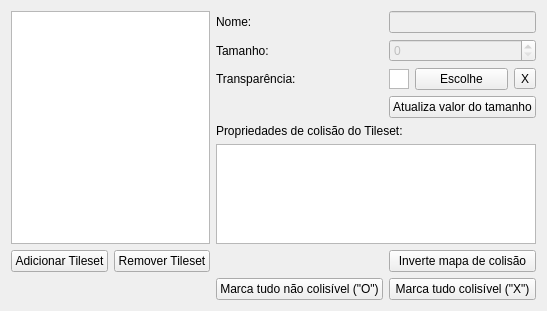
<?xml version="1.0" encoding="UTF-8"?>
<ui version="4.0">
 <class>ConfigsTilesetWidget</class>
 <widget class="QWidget" name="ConfigsTilesetWidget">
  <property name="geometry">
   <rect>
    <x>0</x>
    <y>0</y>
    <width>477</width>
    <height>311</height>
   </rect>
  </property>
  <property name="windowTitle">
   <string>Form</string>
  </property>
  <layout class="QGridLayout" name="gridLayout">
   <item row="0" column="0" rowspan="6" colspan="2">
    <widget class="QListWidget" name="listWidget"/>
   </item>
   <item row="0" column="2">
    <widget class="QLabel" name="label_2">
     <property name="text">
      <string>Nome:</string>
     </property>
    </widget>
   </item>
   <item row="0" column="3" colspan="3">
    <widget class="QLineEdit" name="lineEdit">
     <property name="enabled">
      <bool>false</bool>
     </property>
    </widget>
   </item>
   <item row="1" column="2">
    <widget class="QLabel" name="label_3">
     <property name="text">
      <string>Tamanho:</string>
     </property>
    </widget>
   </item>
   <item row="1" column="3" colspan="3">
    <widget class="QSpinBox" name="spinBox">
     <property name="enabled">
      <bool>false</bool>
     </property>
    </widget>
   </item>
   <item row="2" column="2">
    <widget class="QLabel" name="label_4">
     <property name="text">
      <string>Transparência:</string>
     </property>
    </widget>
   </item>
   <item row="2" column="3">
    <widget class="QGraphicsView" name="graphicsViewColorkey">
     <property name="maximumSize">
      <size>
       <width>20</width>
       <height>20</height>
      </size>
     </property>
    </widget>
   </item>
   <item row="2" column="4">
    <widget class="QPushButton" name="pushButtonTransparentColor">
     <property name="text">
      <string>Escolhe</string>
     </property>
    </widget>
   </item>
   <item row="2" column="5">
    <widget class="QToolButton" name="toolButton">
     <property name="text">
      <string>X</string>
     </property>
    </widget>
   </item>
   <item row="3" column="2">
    <spacer name="horizontalSpacer">
     <property name="orientation">
      <enum>Qt::Horizontal</enum>
     </property>
     <property name="sizeHint" stdset="0">
      <size>
       <width>40</width>
       <height>20</height>
      </size>
     </property>
    </spacer>
   </item>
   <item row="3" column="3" colspan="3">
    <widget class="QPushButton" name="pushButtonUpdateSizeValue">
     <property name="text">
      <string>Atualiza valor do tamanho</string>
     </property>
    </widget>
   </item>
   <item row="4" column="2" colspan="2">
    <widget class="QLabel" name="label">
     <property name="text">
      <string>Propriedades de colisão do Tileset:</string>
     </property>
    </widget>
   </item>
   <item row="5" column="2" colspan="4">
    <widget class="QGraphicsView" name="graphicsView">
     <property name="enabled">
      <bool>true</bool>
     </property>
    </widget>
   </item>
   <item row="6" column="0">
    <widget class="QPushButton" name="pushButton">
     <property name="text">
      <string>Adicionar Tileset</string>
     </property>
    </widget>
   </item>
   <item row="6" column="3" colspan="3">
    <widget class="QPushButton" name="pushButtonInvert">
     <property name="text">
      <string>Inverte mapa de colisão</string>
     </property>
    </widget>
   </item>
   <item row="7" column="2">
    <widget class="QPushButton" name="pushButtonAllO">
     <property name="text">
      <string>Marca tudo não colisível (&quot;O&quot;)</string>
     </property>
    </widget>
   </item>
   <item row="7" column="3" colspan="3">
    <widget class="QPushButton" name="pushButtonAllX">
     <property name="text">
      <string>Marca tudo colisível (&quot;X&quot;)</string>
     </property>
    </widget>
   </item>
   <item row="6" column="1">
    <widget class="QPushButton" name="removeTilesetButton">
     <property name="text">
      <string>Remover Tileset</string>
     </property>
    </widget>
   </item>
  </layout>
 </widget>
 <resources/>
 <connections/>
</ui>
